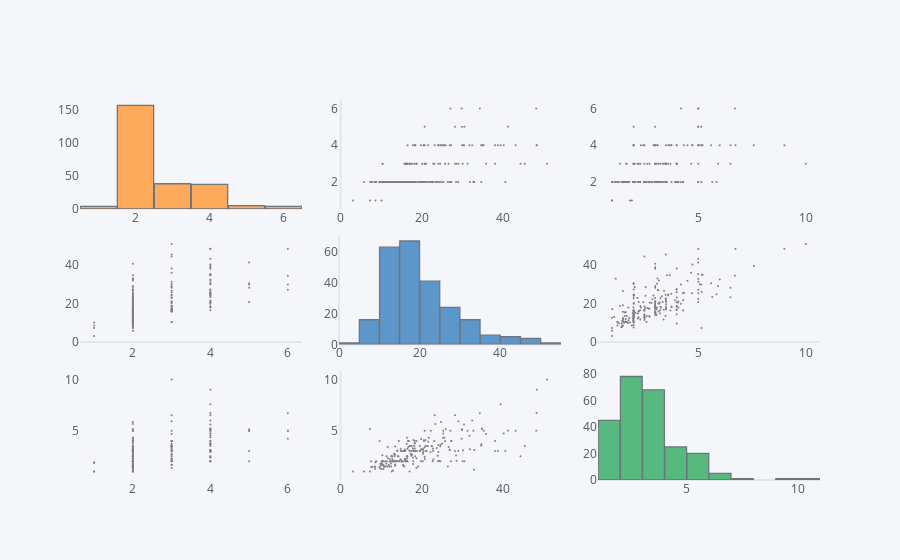

The notebook cell saved with this chart:
### Markdown cell above
## Matrix Plot using Plotly

### Code cell
tips[['size','total_bill','tip']].scatter_matrix()

### Figure 1 — Plotly figure (JSON) as saved in the notebook; plotly's stock layout.template omitted (floating-point values rounded to 4 significant figures; data arrays with more than 128 entries replaced by an {"elided": "..."} marker saying what was removed)
{"data": [{"histfunc": "count", "histnorm": "", "marker": {"color": "rgba(255, 153, 51, 1.0)", "line": {"color": "#4D5663", "width": 1.3}}, "name": "size", "nbinsx": 10, "opacity": 0.8, "orientation": "v", "type": "histogram", "x": {"elided": "244 int values"}, "xaxis": "x", "yaxis": "y"}, {"line": {"color": "rgba(128, 128, 128, 1.0)", "dash": "solid", "shape": "linear", "width": 1.3}, "marker": {"size": 2, "symbol": "circle"}, "mode": "markers", "name": "size", "text": "", "type": "scatter", "x": {"elided": "244 float values"}, "xaxis": "x2", "y": {"elided": "244 int values"}, "yaxis": "y2"}, {"line": {"color": "rgba(128, 128, 128, 1.0)", "dash": "solid", "shape": "linear", "width": 1.3}, "marker": {"size": 2, "symbol": "circle"}, "mode": "markers", "name": "size", "text": "", "type": "scatter", "x": {"elided": "244 float values"}, "xaxis": "x3", "y": {"elided": "244 int values"}, "yaxis": "y3"}, {"line": {"color": "rgba(128, 128, 128, 1.0)", "dash": "solid", "shape": "linear", "width": 1.3}, "marker": {"size": 2, "symbol": "circle"}, "mode": "markers", "name": "total_bill", "text": "", "type": "scatter", "x": {"elided": "244 int values"}, "xaxis": "x4", "y": {"elided": "244 float values"}, "yaxis": "y4"}, {"histfunc": "count", "histnorm": "", "marker": {"color": "rgba(55, 128, 191, 1.0)", "line": {"color": "#4D5663", "width": 1.3}}, "name": "total_bill", "nbinsx": 10, "opacity": 0.8, "orientation": "v", "type": "histogram", "x": {"elided": "244 float values"}, "xaxis": "x5", "yaxis": "y5"}, {"line": {"color": "rgba(128, 128, 128, 1.0)", "dash": "solid", "shape": "linear", "width": 1.3}, "marker": {"size": 2, "symbol": "circle"}, "mode": "markers", "name": "total_bill", "text": "", "type": "scatter", "x": {"elided": "244 float values"}, "xaxis": "x6", "y": {"elided": "244 float values"}, "yaxis": "y6"}, {"line": {"color": "rgba(128, 128, 128, 1.0)", "dash": "solid", "shape": "linear", "width": 1.3}, "marker": {"size": 2, "symbol": "circle"}, "mode": "markers", "name": "tip", "text": "", "type": "scatter", "x": {"elided": "244 int values"}, "xaxis": "x7", "y": {"elided": "244 float values"}, "yaxis": "y7"}, {"line": {"color": "rgba(128, 128, 128, 1.0)", "dash": "solid", "shape": "linear", "width": 1.3}, "marker": {"size": 2, "symbol": "circle"}, "mode": "markers", "name": "tip", "text": "", "type": "scatter", "x": {"elided": "244 float values"}, "xaxis": "x8", "y": {"elided": "244 float values"}, "yaxis": "y8"}, {"histfunc": "count", "histnorm": "", "marker": {"color": "rgba(50, 171, 96, 1.0)", "line": {"color": "#4D5663", "width": 1.3}}, "name": "tip", "nbinsx": 10, "opacity": 0.8, "orientation": "v", "type": "histogram", "x": {"elided": "244 float values"}, "xaxis": "x9", "yaxis": "y9"}], "layout": {"bargap": 0.02, "legend": {"bgcolor": "#F5F6F9", "font": {"color": "#4D5663"}}, "paper_bgcolor": "#F5F6F9", "plot_bgcolor": "#F5F6F9", "showlegend": false, "title": {"font": {"color": "#4D5663"}}, "xaxis": {"anchor": "y", "domain": [0, 0.3], "gridcolor": "#E1E5ED", "showgrid": false, "tickfont": {"color": "#4D5663"}, "title": {"font": {"color": "#4D5663"}, "text": ""}, "zerolinecolor": "#E1E5ED"}, "xaxis2": {"anchor": "y2", "domain": [0.35, 0.65], "gridcolor": "#E1E5ED", "showgrid": false, "tickfont": {"color": "#4D5663"}, "title": {"font": {"color": "#4D5663"}, "text": ""}, "zerolinecolor": "#E1E5ED"}, "xaxis3": {"anchor": "y3", "domain": [0.7, 1], "gridcolor": "#E1E5ED", "showgrid": false, "tickfont": {"color": "#4D5663"}, "title": {"font": {"color": "#4D5663"}, "text": ""}, "zerolinecolor": "#E1E5ED"}, "xaxis4": {"anchor": "y4", "domain": [0, 0.3], "gridcolor": "#E1E5ED", "showgrid": false, "tickfont": {"color": "#4D5663"}, "title": {"font": {"color": "#4D5663"}, "text": ""}, "zerolinecolor": "#E1E5ED"}, "xaxis5": {"anchor": "y5", "domain": [0.35, 0.65], "gridcolor": "#E1E5ED", "showgrid": false, "tickfont": {"color": "#4D5663"}, "title": {"font": {"color": "#4D5663"}, "text": ""}, "zerolinecolor": "#E1E5ED"}, "xaxis6": {"anchor": "y6", "domain": [0.7, 1], "gridcolor": "#E1E5ED", "showgrid": false, "tickfont": {"color": "#4D5663"}, "title": {"font": {"color": "#4D5663"}, "text": ""}, "zerolinecolor": "#E1E5ED"}, "xaxis7": {"anchor": "y7", "domain": [0, 0.3], "gridcolor": "#E1E5ED", "showgrid": false, "tickfont": {"color": "#4D5663"}, "title": {"font": {"color": "#4D5663"}, "text": ""}, "zerolinecolor": "#E1E5ED"}, "xaxis8": {"anchor": "y8", "domain": [0.35, 0.65], "gridcolor": "#E1E5ED", "showgrid": false, "tickfont": {"color": "#4D5663"}, "title": {"font": {"color": "#4D5663"}, "text": ""}, "zerolinecolor": "#E1E5ED"}, "xaxis9": {"anchor": "y9", "domain": [0.7, 1], "gridcolor": "#E1E5ED", "showgrid": false, "tickfont": {"color": "#4D5663"}, "title": {"font": {"color": "#4D5663"}, "text": ""}, "zerolinecolor": "#E1E5ED"}, "yaxis": {"anchor": "x", "domain": [0.7133, 1], "gridcolor": "#E1E5ED", "showgrid": false, "tickfont": {"color": "#4D5663"}, "title": {"font": {"color": "#4D5663"}, "text": ""}, "zerolinecolor": "#E1E5ED"}, "yaxis2": {"anchor": "x2", "domain": [0.7133, 1], "gridcolor": "#E1E5ED", "showgrid": false, "tickfont": {"color": "#4D5663"}, "title": {"font": {"color": "#4D5663"}, "text": ""}, "zerolinecolor": "#E1E5ED"}, "yaxis3": {"anchor": "x3", "domain": [0.7133, 1], "gridcolor": "#E1E5ED", "showgrid": false, "tickfont": {"color": "#4D5663"}, "title": {"font": {"color": "#4D5663"}, "text": ""}, "zerolinecolor": "#E1E5ED"}, "yaxis4": {"anchor": "x4", "domain": [0.3567, 0.6433], "gridcolor": "#E1E5ED", "showgrid": false, "tickfont": {"color": "#4D5663"}, "title": {"font": {"color": "#4D5663"}, "text": ""}, "zerolinecolor": "#E1E5ED"}, "yaxis5": {"anchor": "x5", "domain": [0.3567, 0.6433], "gridcolor": "#E1E5ED", "showgrid": false, "tickfont": {"color": "#4D5663"}, "title": {"font": {"color": "#4D5663"}, "text": ""}, "zerolinecolor": "#E1E5ED"}, "yaxis6": {"anchor": "x6", "domain": [0.3567, 0.6433], "gridcolor": "#E1E5ED", "showgrid": false, "tickfont": {"color": "#4D5663"}, "title": {"font": {"color": "#4D5663"}, "text": ""}, "zerolinecolor": "#E1E5ED"}, "yaxis7": {"anchor": "x7", "domain": [0, 0.2867], "gridcolor": "#E1E5ED", "showgrid": false, "tickfont": {"color": "#4D5663"}, "title": {"font": {"color": "#4D5663"}, "text": ""}, "zerolinecolor": "#E1E5ED"}, "yaxis8": {"anchor": "x8", "domain": [0, 0.2867], "gridcolor": "#E1E5ED", "showgrid": false, "tickfont": {"color": "#4D5663"}, "title": {"font": {"color": "#4D5663"}, "text": ""}, "zerolinecolor": "#E1E5ED"}, "yaxis9": {"anchor": "x9", "domain": [0, 0.2867], "gridcolor": "#E1E5ED", "showgrid": false, "tickfont": {"color": "#4D5663"}, "title": {"font": {"color": "#4D5663"}, "text": ""}, "zerolinecolor": "#E1E5ED"}}}
